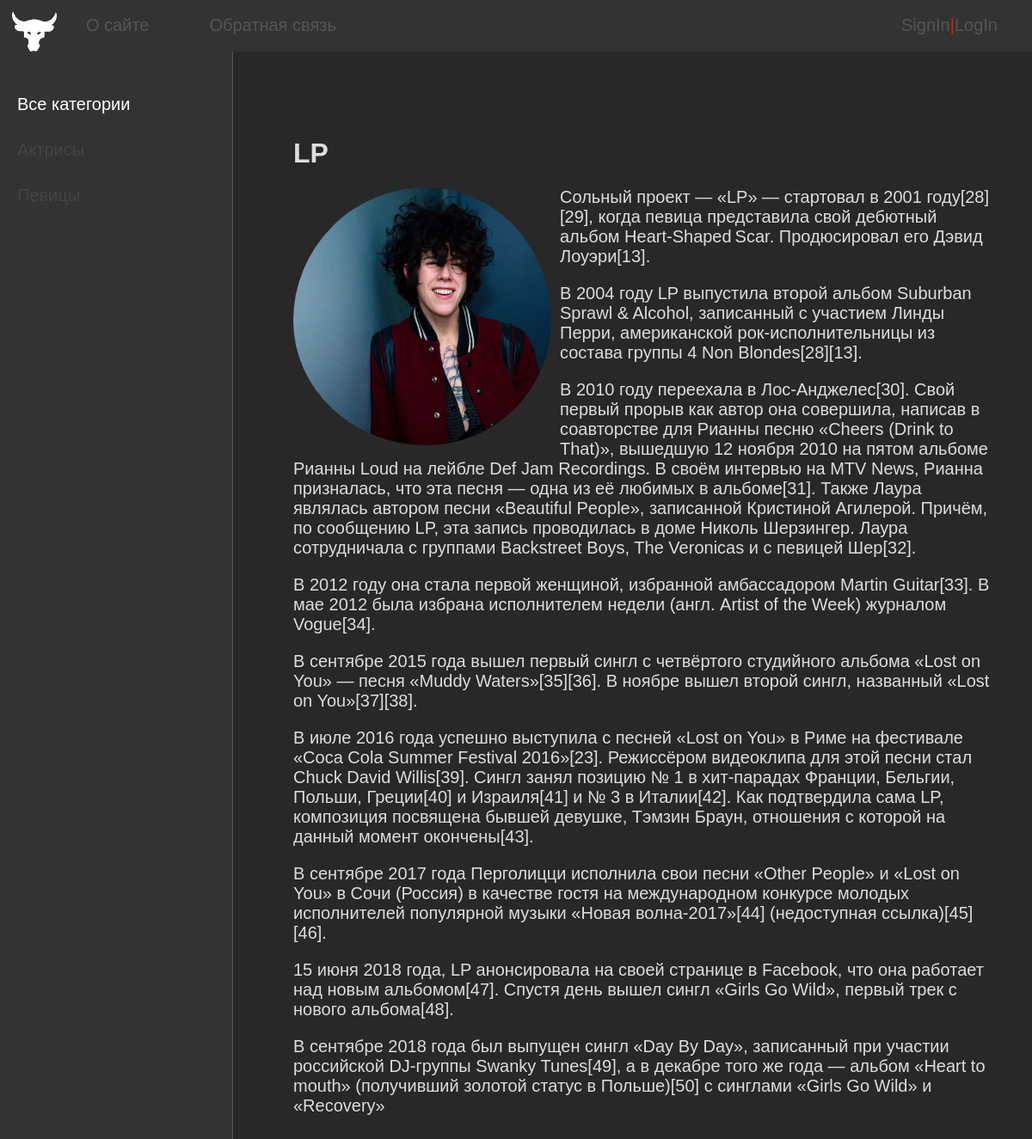
/post/lp, run on the app's committed database.
### women/models.py (models this page shows, shortened)
class Women(models.Model):
    title = models.CharField(max_length=256, verbose_name='Заголовок')
    slug = models.SlugField(max_length=255, unique=True,db_index=True,verbose_name='URL')
    content = models.TextField(blank=True, verbose_name='Текст статьи')
    photo = models.ImageField(upload_to="photos/%Y/%m/%d/", verbose_name='Фото')
    time_create = models.DateTimeField(auto_now_add=True, verbose_name='Дата создания')
    time_update = models.DateTimeField(auto_now= True, verbose_name='Дата изменения')
    is_published = models.BooleanField(default= True, verbose_name='Публикация')
    cat = models.ForeignKey('Category', on_delete=models.PROTECT, null=True, verbose_name='Категория')
    def __str__(self):
        return self.title
    class Meta:
        verbose_name='Известные женщины'
        verbose_name_plural= 'Известные женщины'
        ordering = ['time_create', 'title']

### women/views.py (the view)
# urls.py: path('post/<slug:post_slug>', ShowPost.as_view(),name='post'),
class ShowPost(DataMixin,DetailView):
    model = Women
    template_name = 'women/post.html'
    slug_url_kwarg = 'post_slug'
    context_object_name = 'post'
    def get_context_data(self,*, object_list=None, **kwargs) :
        context = super().get_context_data(**kwargs)
        c_def = self.get_user_context(title=context['post'])
        return dict(list(context.items())+list(c_def.items()))

### women/models.py (called while the page is built)
    def get_absolute_url(self):
        return reverse('category', kwargs={'cat_slug':self.slug})

### women/utils.py (called while the page is built)
    def get_user_context(self, **kwargs):
        context = kwargs
        cats = cache.get('cats')
        if not cats:
            cats = Category.objects.annotate(Count('women'))
            cache.set('cats',cats,60)
        user_menu = menu.copy()
        if not self.request.user.is_authenticated:
            user_menu.pop(1)
        context['menu'] = user_menu
        context['cats'] = cats
        if 'cat_selected' not in context:
            context['cat_selected'] = 0
        return context

### women/templates/women/post.html
{% extends 'women/base.html' %}
{% block content %}
<h1>{{ post.title }}</h1>
{% if post.photo %}
<p><img class="img-article-left" src="{{post.photo.url}}" ></p>
{% endif %}
{{post.content | linebreaks}}
{% endblock %}

### women/templates/women/base.html (shortened to what this page needs)
{% load static %}
{% load women_tags %}
<!DOCTYPE html>
<html>
<head>
	<link type="text/css" href="{% static 'women/css/styles.css' %}" rel="stylesheet" />
</head>
<body>
<table class="table-page" border=0 cellpadding="0" cellspacing="0">
<tr><td valign=top>
{% block mainmenu %}
		<div class="header">
			<ul id="mainmenu" class="mainmenu">
			<li class="logo"><a href="{% url 'home' %}"><div class="logo"></div></a></li>
{% for m in menu %}
			<li><a href="{% url m.url_name %}">{{m.title}}</a></li>
{% endfor %}
			{% if request.user.is_authenticated %}
			<li class="last"> {{user.username}} |<a href="{% url 'logout' %}">LogOut</a></li>
			{% else %}
			<li class="last"><a href="{% url 'register' %}">SignIn</a>|<a href="{% url 'login' %}">LogIn</a></li>
			{% endif %}
			</ul>
		</div>
{% endblock mainmenu %}
<table class="table-content" border=0 cellpadding="0" cellspacing="0">
<tr>
	<td valign="top" class="left-chapters">
	<ul id="leftchapters">
		{% if cat_selected == 0 %}
			<li class="selected">Все категории</li>
		{% else %}
		<li><a href="{% url 'home' %}">Все категории</a></li>
		{% endif %}
		{% for c in cats %}
		{% if c.women__count > 0 %}
			{% if c.pk == cat_selected %}
				<li class="selected">{{ c.name }}</li>
			{% else %}
				<li><a href="{{ c.get_absolute_url }}">{{c.name}}</a></li>
			{% endif %}
		{% endif %}
		{% endfor %}
	</ul>
</td>
<td valign="top" class="content">
	<div class="content-text">
{% block content %}
{% endblock %}
	</div>
</td></tr></table>
</td></tr>
</body>
</html>

### women/static/women/css/styles.css (style rules this page uses)
html, body { font-family: 'Arial', sans-serif; margin: 0; padding: 0; height: 100%; width: 100%; color: #fff; background-color: #282828; }
a { color: #ccc; text-decoration: none; }
img { max-width: 600px; height: auto; border-radius: 50%; }
img.img-article-left { width: 300px; height: 300px; object-fit: cover; object-position: center; float: left; padding: 0 10px 10px 0; border-radius: 50%; }
.table-page { width: 100%; height: 100%; vertical-align: top; }
.table-page tr { height: 100%; }
.header { background: #333; height: 60px; }
.logo { background: url('../images/logo1.png') no-repeat 5px 10px; width: 70px; height: 60px; border-radius: 50%; background-size: 100% 100%; }
ul.mainmenu { list-style: none; margin: 0; padding: 0; height: 60px; color: #d22300; font-size: 20px; overflow: hidden; }
ul.mainmenu li { float: left; margin: 18px 40px 0 30px; }
ul.mainmenu li.logo { margin: 0; }
ul.mainmenu li.last { float: right; }
ul.mainmenu li a { color: #555; text-decoration: none; }
.table-content { width: 100%; min-height: 100%; height: 100%; }
.left-chapters { margin: 0; background: #333; border-right: 1px solid #555; min-height: 100%; }
.left-chapters ul { width: 230px; min-height: 100%; margin: 0; padding: 20px; list-style: none; font-size: 20px; }
.left-chapters ul li { margin: 30px 0; color: #999; }
.left-chapters ul li.selected { color: #ffffff; }
.left-chapters ul li a { color: #444; text-decoration: none; }
.content { padding: 40px; width: 100%; box-sizing: border-box; }
.content-text { margin: 60px 0 0 30px; color: #ddd; font-size: 20px; font-family: "Yandex Sans Display Light", sans-serif; }
.content-text h1 { font-size: 32px; }

### data on the page
Women: title "LP", photo (picture), content "Сольный проект — «LP» — стартовал в 2001 году[28][29], когда певица представила свой дебютный альбом Heart-Shaped Scar. Продюсировал его Дэвид Лоуэри[13]. В 2004 году LP выпустила второй альбом Suburban Sprawl & Alcohol, записанный с участием Линды Перри, американской рок-исполнительницы из состава группы 4 Non Blondes[28][13]. В 2010 году переехала в Лос-Анджелес[30]. Свой первый прорыв как автор она совершила, написав в соавторстве для Рианны песню «Cheers (Drink to That)», вышедшую 12 ноября 2010 на пятом альбоме Рианны Loud на лейбле Def Jam Recordings. В своём интервью на MTV News, Рианна призналась, что эта песня — одна из её любимых в альбоме[31]. Также Лаура являлась автором песни…"

### other printed values
{{ m.title }} "О сайте" "Обратная связь"
